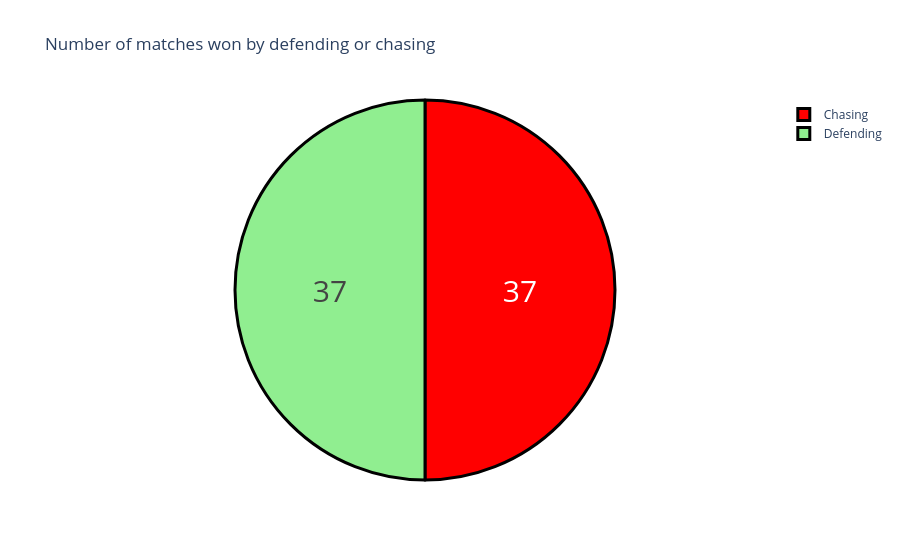

The code cell stored with this chart in its notebook:
### Code cell
data['won_by'] =data['won_by'].map({'Wickets': 'Chasing',
                                   'Runs' : 'Defending'})
won_by = data["won_by"].value_counts()
label =won_by.index
counts = won_by.values
colors = ['red','lightgreen']
fig =go.Figure(data = [go.Pie(labels =label , values=counts)])
fig.update_layout(title_text = "Number of matches won by defending or chasing")
fig.update_traces(hoverinfo = 'label+percent' ,textinfo = 'value' , textfont_size=30 , marker=dict(colors = colors ,line =dict(color = 'black',width=3)))

### Figure 1 — Plotly figure (JSON) as saved in the notebook; plotly's stock layout.template omitted (floating-point values rounded to 4 significant figures)
{"data": [{"hoverinfo": "label+percent", "labels": ["Chasing", "Defending"], "marker": {"colors": ["red", "lightgreen"], "line": {"color": "black", "width": 3}}, "textfont": {"size": 30}, "textinfo": "value", "type": "pie", "values": [37, 37]}], "layout": {"autosize": true, "title": {"text": "Number of matches won by defending or chasing"}}}
